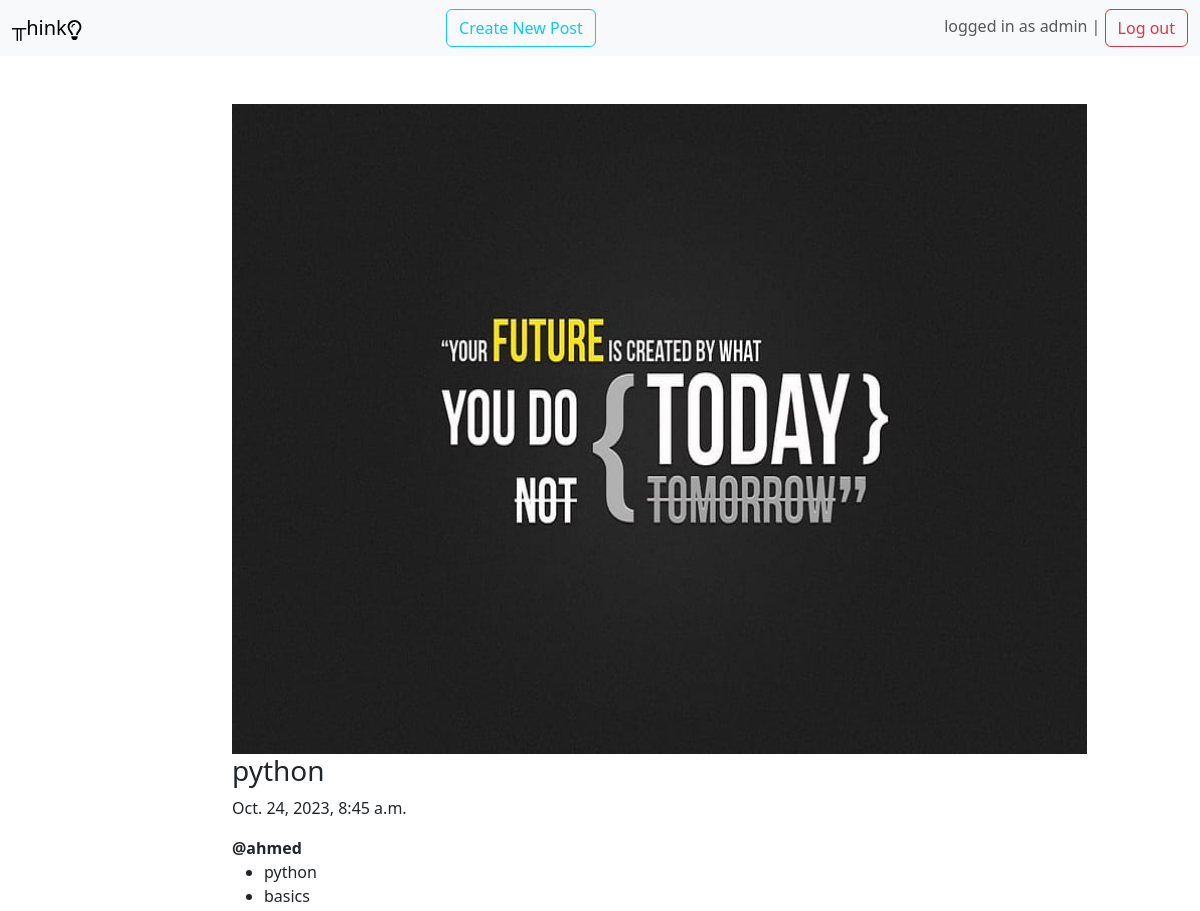
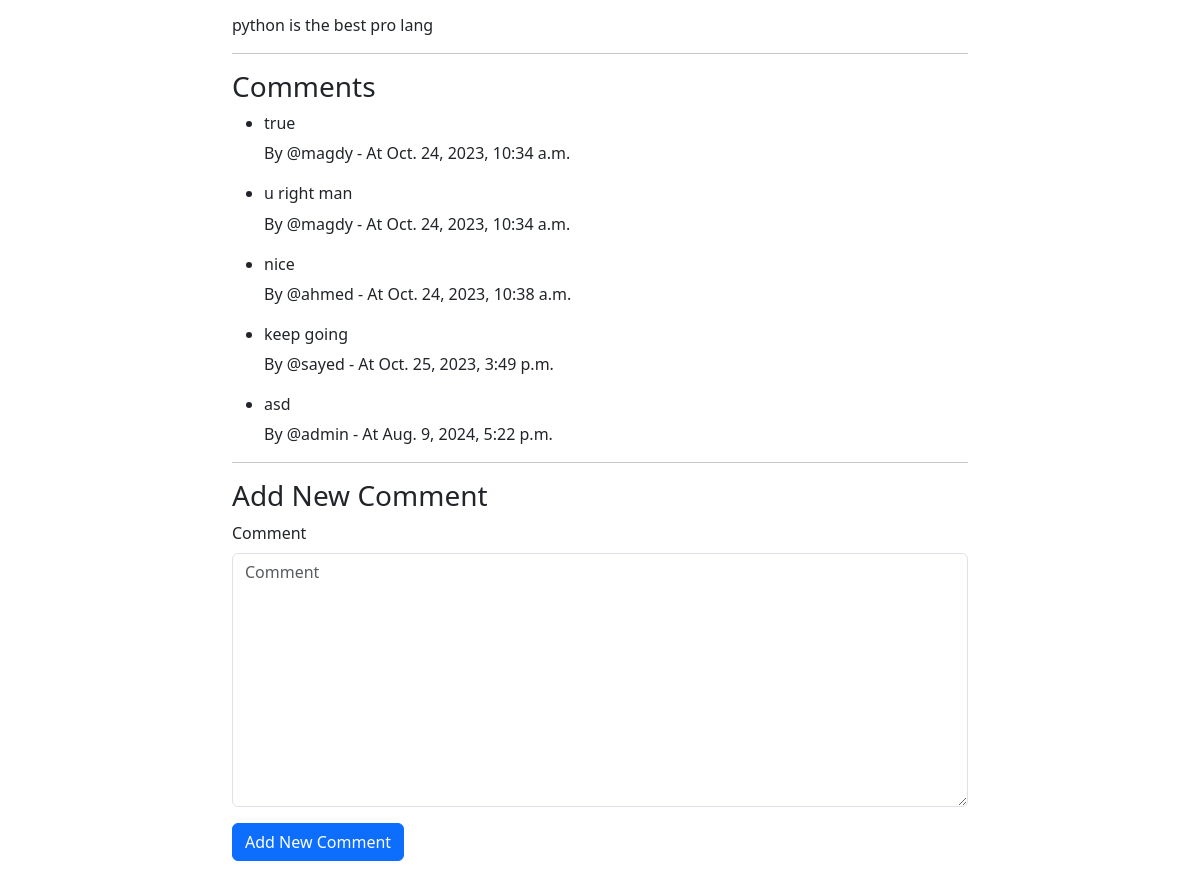
Page /blog/5 (signed in) on the committed database (2 pictures, top to bottom).
### blog/models.py (models this page shows, shortened)
class Post(models.Model):
    title = models.CharField(max_length=100)
    content = models.TextField(max_length=30000)
    create_date = models.DateTimeField(default=timezone.now)
    draft = models.BooleanField(default=True)
    tags = TaggableManager()
    author = models.ForeignKey(User, on_delete=models.SET_NULL, null=True, blank=True, related_name='post_user')
    image =  models.ImageField(upload_to='posts', null=True, blank=True)
    def __str__(self):
        return self.title

class Comment(models.Model):
    user = models.ForeignKey(User, on_delete=models.CASCADE, related_name='comment_author')
    post = models.ForeignKey(Post, related_name='comment_post', on_delete=models.CASCADE)
    comment = models.TextField(max_length=200)
    created_at = models.DateTimeField(default=timezone.now)

### blog/views.py (the view)
# urls.py: path('blog/<int:pk>', post_detail),
def post_detail(request, pk):
    data = Post.objects.get(id=pk)
    post_comments = Comment.objects.filter(post=data)
    if request.method == 'POST':
        form = CommentForm(request.POST)
        if form.is_valid():
            myform = form.save(commit=False)
            myform.user = request.user
            myform.post = data
            myform.save()
    else:
        form = CommentForm()
    return render(request, 'blog/post_detail.html', {'post':data, 'form':form, 'post_comments':post_comments})

### blog/forms.py
class CommentForm(forms.ModelForm):
    class Meta:
        model = Comment
        fields = ['comment']

### blog/templates/blog/post_detail.html (shortened to what this page needs)
{% extends "base.html" %}
{% load django_bootstrap5 %}
{% block content %}
    <div class="container mt-5">
      <div class="row pb-5">
        <div class="col-lg-8 mx-auto">
          <img src="{{post.image.url}}" style="height:650px; width:855px;" alt="">
          <h3>{{post}}</h3>
          <p>{{post.create_date}}</p>
          <strong>@{{post.author}}</strong>
          <ul>
          {% for tag in post.tags.all %}
            <li>{{tag}}</li>
          {% endfor %}
          </ul>
          <p>{{post.content|safe}}</p>
          <hr>
          <h3>Comments</h3>
          <ul>
              {% for comment in post_comments %}
                  <li>
                      <h6>  {{comment.comment}}  </h6>
                      <p> By @{{comment.user}} - At {{comment.created_at}}</p>
                  </li>
              {% endfor %}
          </ul>
          <hr>
          <h3>Add New Comment</h3>
          <form method="post">
            {% bootstrap_form form %}
            {% bootstrap_button button_type="submit" content="Add New Comment" %}
          </form>
        </div>
      </div>
    </div>
    {% endblock content %}

### blog/templates/base.html (shortened to what this page needs)
{% load django_bootstrap5 %}
<!doctype html>
<html lang="en">
    <head>
    <link href="https://cdn.jsdelivr.net/npm/bootstrap@5.3.2/dist/css/bootstrap.min.css" rel="stylesheet">
    </head>
    <body>
    <nav class="navbar navbar-expand-lg bg-body-tertiary ">
    <div class="container-fluid">
    <a class="navbar-brand" href="/blog">╥hink </a>
    <a class="btn btn-outline-info" href="/blog/new">Create New Post</a>
    <div>
        <ul class='navbar-nav'>
          {% if user.is_authenticated %}
          <li class='nav-item'>
            <span class='navbar-text'>logged in as {{user.username}} |</span>
            <a class='btn btn-outline-danger' href="/logout">Log out</a>
          </li>
            {% else %}
          <li class='nav-item'>
            <a class='btn btn-outline-success' href="/login">Login</a>
          </li>
            {% endif %}
          </ul>
        </div>
    </nav>
    {% block content %}
    {% endblock content %}
    </body>
</html>

### rows in the picture
Post: image (picture), title "python", create_date "Oct. 24, 2023, 8:45 a.m.", author "ahmed", content "python is the best pro lang"
Tag: name "python"
Tag: name "basics"
Comment: comment "true", user "magdy", created_at "Oct. 24, 2023, 10:34 a.m."
Comment: comment "u right man", user "magdy", created_at "Oct. 24, 2023, 10:34 a.m."
Comment: comment "nice", user "ahmed", created_at "Oct. 24, 2023, 10:38 a.m."
Comment: comment "keep going", user "sayed", created_at "Oct. 25, 2023, 3:49 p.m."
Comment: comment "asd", user "admin", created_at "Aug. 9, 2024, 5:22 p.m."

### other values in the picture
{{ user.username }} "admin"
